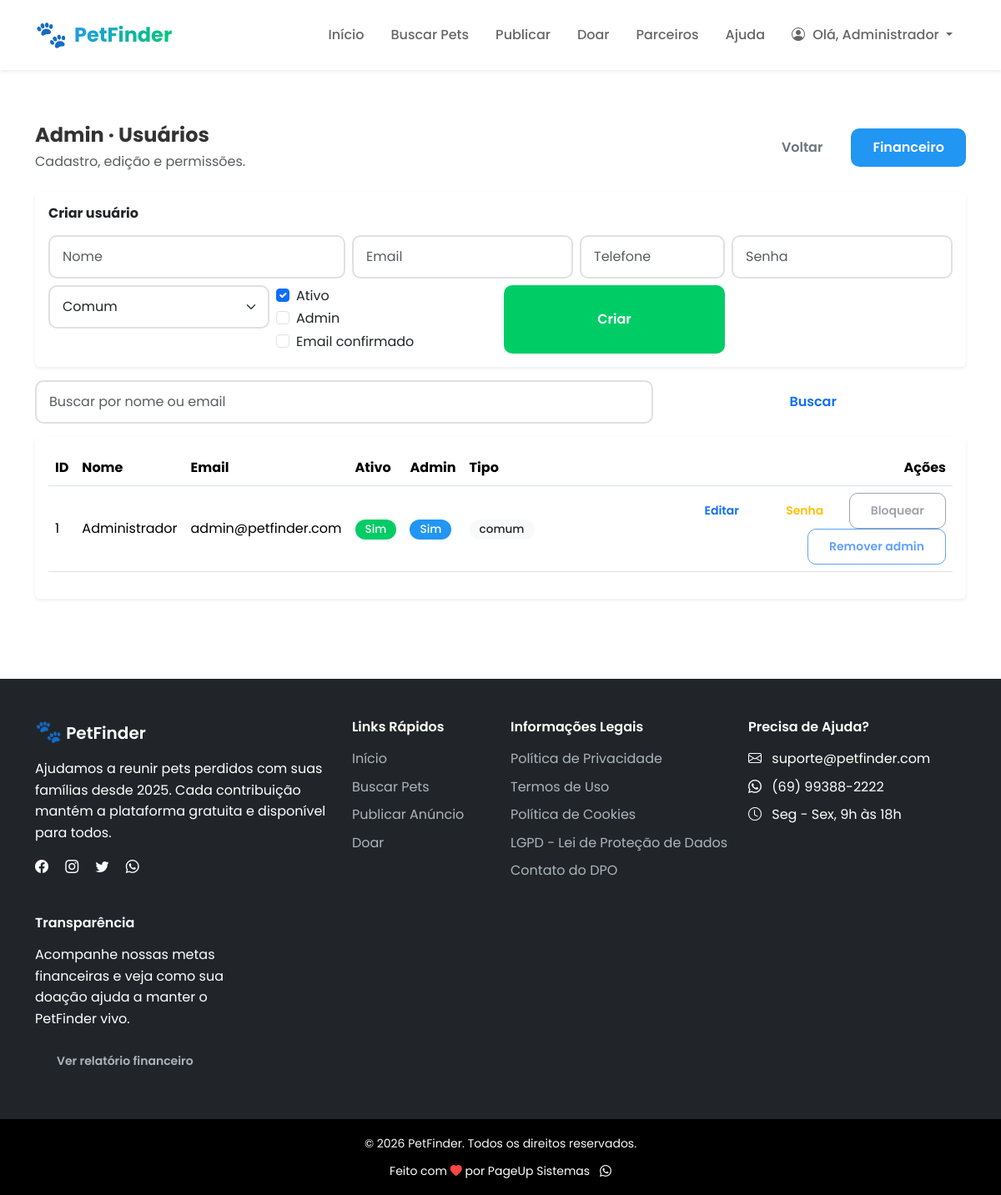
The app's page /admin-usuarios.php (signed in) with its own data.
### tables this page shows
CREATE TABLE `usuarios` (
  `id` int(11) NOT NULL AUTO_INCREMENT,
  `nome` varchar(100) NOT NULL,
  `email` varchar(100) NOT NULL,
  `telefone` varchar(20) NOT NULL,
  `senha` varchar(255) NOT NULL,
  `foto_perfil` varchar(255) DEFAULT NULL,
  `cidade` varchar(100) DEFAULT NULL,
  `estado` varchar(2) DEFAULT NULL,
  `tipo_usuario` enum('comum','parceiro') NOT NULL DEFAULT 'comum',
  `notificacoes_email` tinyint(1) DEFAULT 1,
  `email_confirmado` tinyint(1) DEFAULT 0,
  `token_confirmacao` varchar(64) DEFAULT NULL,
  `token_recuperacao` varchar(64) DEFAULT NULL,
  `token_expira` datetime DEFAULT NULL,
  `tentativas_login` tinyint(4) DEFAULT 0,
  `bloqueado_ate` datetime DEFAULT NULL,
  `data_cadastro` timestamp NOT NULL DEFAULT CURRENT_TIMESTAMP,
  `ultimo_acesso` timestamp NULL DEFAULT NULL,
  `ativo` tinyint(1) DEFAULT 1,
  `is_admin` tinyint(1) DEFAULT 0,
  PRIMARY KEY (`id`),
  UNIQUE KEY `email` (`email`),
  KEY `idx_cidade` (`cidade`),
  KEY `idx_ativo` (`ativo`),
  KEY `idx_email_confirmado` (`email_confirmado`)
);

### admin-usuarios.php (called while the page is built)
<?php
require_once __DIR__ . '/config.php';
require_once __DIR__ . '/views/admin-usuarios.php';

### models/Usuario.php (called while the page is built, shortened)
<?php
class Usuario
{
    protected $db;
    public function __construct($db = null)
    {
        $this->db = $db ?: getDB();
    }
    public function findAll(int $limit = 50, int $offset = 0, ?string $search = null): array
    {
        $search = $search !== null ? trim($search) : null;
        $params = [];
        $sql = 'SELECT * FROM usuarios';
        $sql .= ' ORDER BY data_cadastro DESC LIMIT ? OFFSET ?';
        $params[] = $limit;
        $params[] = $offset;
        return $this->db->fetchAll($sql, $params);
    }
    public function countAll(?string $search = null): int
    {
        $search = $search !== null ? trim($search) : null;
        $row = $this->db->fetchOne('SELECT COUNT(*) AS total FROM usuarios');
        return (int)($row['total'] ?? 0);
    }
}

### includes/functions.php (called while the page is built, shortened)
<?php
function sanitize($data) {
    return htmlspecialchars(trim($data), ENT_QUOTES, 'UTF-8');
}
function getUserId() {
    return $_SESSION['user_id'] ?? null;
}
?>

### config.php (called while the page is built, shortened)
<?php
spl_autoload_register(function ($class) {
    $paths = [
        BASE_PATH . '/models/' . $class . '.php',
        BASE_PATH . '/controllers/' . $class . '.php',
    ];
    foreach ($paths as $path) {
        if (file_exists($path)) {
            return;
        }
    }
});
require_once BASE_PATH . '/includes/functions.php';
require_once BASE_PATH . '/includes/db.php';
?>

### includes/db.php (called while the page is built, shortened)
<?php
class Database {
    private static $instance = null;
    private $conn;
    private function __construct() {
        try {
            $dsn = "mysql:host=" . DB_HOST . ";dbname=" . DB_NAME . ";charset=" . DB_CHARSET;
            $options = [
                PDO::ATTR_ERRMODE => PDO::ERRMODE_EXCEPTION,
                PDO::ATTR_DEFAULT_FETCH_MODE => PDO::FETCH_ASSOC,
                PDO::ATTR_EMULATE_PREPARES => false,
                PDO::MYSQL_ATTR_INIT_COMMAND => "SET NAMES " . DB_CHARSET,
                PDO::ATTR_PERSISTENT => true
            ];
            $this->conn = new PDO($dsn, DB_USER, DB_PASS, $options);
        } catch (PDOException $e) {
            error_log("Erro de conexão: " . $e->getMessage());
            die("Erro ao conectar com o banco de dados. Tente novamente mais tarde.");
        }
    }
    public static function getInstance() {
        if (self::$instance === null) {
            self::$instance = new self();
        }
        return self::$instance;
    }
    public function query($sql, $params = []) {
        try {
            $stmt = $this->conn->prepare($sql);
            $stmt->execute($params);
            return $stmt;
        } catch (PDOException $e) {
            error_log("Erro na query: " . $e->getMessage());
            throw $e;
        }
    }
    public function fetchAll($sql, $params = []) {
        $stmt = $this->query($sql, $params);
        return $stmt->fetchAll();
    }
}
function getDB() {
    return Database::getInstance();
}
?>

### views/admin-usuarios.php (the view, shortened to what this page needs)
<?php
require_once __DIR__ . '/../config.php';
$usuarioModel = new Usuario();
$search = isset($_GET['q']) ? trim((string)$_GET['q']) : '';
$currentUserId = (int)(getUserId() ?? 0);
$pagina = isset($_GET['pagina']) ? (int)$_GET['pagina'] : 1;
$pagina = max(1, $pagina);
$limite = 20;
$offset = ($pagina - 1) * $limite;
$usuarios = $usuarioModel->findAll($limite, $offset, $search);
include __DIR__ . '/../includes/header.php';
?>
<div class="container py-5">
    <div class="d-flex justify-content-between align-items-center flex-wrap gap-3 mb-4">
        <div>
            <h1 class="h4 fw-bold mb-1">Admin · Usuários</h1>
            <p class="text-muted mb-0">Cadastro, edição e permissões.</p>
        </div>
        <div class="d-flex gap-2">
            <a href="<?php echo BASE_URL; ?>/admin" class="btn btn-outline-secondary">Voltar</a>
            <a href="<?php echo BASE_URL; ?>/admin/financeiro" class="btn btn-primary">Financeiro</a>
        </div>
    </div>
    <div class="card shadow-sm border-0 mb-3">
        <div class="card-body">
            <h2 class="h6 fw-bold mb-3">Criar usuário</h2>
            <form method="POST" action="" class="row g-2">
                <div class="col-md-4">
                    <input type="text" name="nome" class="form-control" placeholder="Nome" required>
                </div>
                <div class="col-md-3">
                    <input type="email" name="email" class="form-control" placeholder="Email" required>
                </div>
                <div class="col-md-2">
                    <input type="text" name="telefone" class="form-control" placeholder="Telefone" required>
                </div>
                <div class="col-md-3">
                    <input type="password" name="senha" class="form-control" placeholder="Senha" required>
                </div>
                <div class="col-md-3">
                    <select name="tipo_usuario" class="form-select">
                        <option value="comum">Comum</option>
                    </select>
                </div>
                <div class="col-md-3">
                    <div class="form-check">
                        <input class="form-check-input" type="checkbox" name="ativo" id="create_ativo" checked>
                        <label class="form-check-label" for="create_ativo">Ativo</label>
                    </div>
                    <div class="form-check">
                        <input class="form-check-input" type="checkbox" name="is_admin" id="create_admin">
                        <label class="form-check-label" for="create_admin">Admin</label>
                    </div>
                    <div class="form-check">
                        <input class="form-check-input" type="checkbox" name="email_confirmado" id="create_email_confirmado">
                        <label class="form-check-label" for="create_email_confirmado">Email confirmado</label>
                    </div>
                </div>
                <div class="col-md-3 d-grid">
                    <button class="btn btn-success" type="submit">Criar</button>
                </div>
            </form>
        </div>
    </div>
    <form method="GET" action="" class="row g-2 mb-3">
        <div class="col-md-8">
            <input type="text" name="q" class="form-control" placeholder="Buscar por nome ou email" value="<?php echo sanitize($search); ?>">
        </div>
        <div class="col-md-4 d-grid">
            <button class="btn btn-outline-primary" type="submit">Buscar</button>
        </div>
    </form>
    <div class="card shadow-sm border-0">
        <div class="card-body">
            <?php if (empty($usuarios)): ?>
                <p class="text-muted mb-0">Nenhum usuário encontrado.</p>
            <?php else: ?>
                <div class="table-responsive">
                    <table class="table align-middle">
                        <thead>
                            <tr>
                                <th>ID</th>
                                <th>Nome</th>
                                <th>Email</th>
                                <th>Ativo</th>
                                <th>Admin</th>
                                <th>Tipo</th>
                                <th class="text-end">Ações</th>
                            </tr>
                        </thead>
                        <tbody>
                            <?php foreach ($usuarios as $u): ?>
                                <tr>
                                    <td><?php echo (int)$u['id']; ?></td>
                                    <td><?php echo sanitize($u['nome'] ?? ''); ?></td>
                                    <td><?php echo sanitize($u['email'] ?? ''); ?></td>
                                    <td>
                                        <span class="badge <?php echo !empty($u['ativo']) ? 'bg-success' : 'bg-secondary'; ?>">
                                            <?php echo !empty($u['ativo']) ? 'Sim' : 'Não'; ?>
                                        </span>
                                    </td>
                                    <td>
                                        <span class="badge <?php echo !empty($u['is_admin']) ? 'bg-primary' : 'bg-light text-dark'; ?>">
                                            <?php echo !empty($u['is_admin']) ? 'Sim' : 'Não'; ?>
                                        </span>
                                    </td>
                                    <td>
                                        <span class="badge bg-light text-dark"><?php echo sanitize($u['tipo_usuario'] ?? ''); ?></span>
                                    </td>
                                    <td class="text-end">
                                        <button class="btn btn-sm btn-outline-primary" type="button" data-bs-toggle="modal" data-bs-target="#modalEditUser<?php echo (int)$u['id']; ?>">
                                            Editar
                                        </button>
                                        <button class="btn btn-sm btn-outline-warning" type="button" data-bs-toggle="modal" data-bs-target="#modalResetPass<?php echo (int)$u['id']; ?>">
                                            Senha
                                        </button>
                                        <form method="POST" action="" class="d-inline">
                                            <button class="btn btn-sm btn-outline-secondary" type="submit" <?php echo ((int)$u['id'] === $currentUserId) ? 'disabled' : ''; ?>>
                                                <?php echo !empty($u['ativo']) ? 'Bloquear' : 'Ativar'; ?>
                                            </button>
                                        </form>
                                        <form method="POST" action="" class="d-inline">
                                            <button class="btn btn-sm btn-outline-primary" type="submit" <?php echo ((int)$u['id'] === $currentUserId) ? 'disabled' : ''; ?>>
                                                <?php echo !empty($u['is_admin']) ? 'Remover admin' : 'Tornar admin'; ?>
                                            </button>
                                        </form>
                                    </td>
                                </tr>
                            <?php endforeach; ?>
                        </tbody>
                    </table>
                </div>
            <?php endif; ?>
        </div>
    </div>
</div>
<?php include __DIR__ . '/../includes/footer.php'; ?>

### assets/css/style.css (style rules this page uses)
:root { --primary: #2196F3; --primary-dark: #1976D2; --success: #00CC66; --success-dark: #00994D; --danger: #FF4444; --danger-dark: #CC0000; --warning: #FF9800; --info: #00BCD4; --dark: #333333; --gray: #666666; --light-gray: #999999; --border: #E0E0E0; --bg-light: #F5F5F5; --font-main: 'Poppins', 'Segoe UI', sans-serif; --font-size-base: 16px; --spacing-xs: 8px; --spacing-sm: 16px; --spacing-md: 24px; --spacing-lg: 32px; --spacing-xl: 48px; --radius-sm: 5px; --radius-md: 10px; --radius-lg: 15px; --radius-xl: 20px; --shadow-sm: 0 2px 4px rgba(0,0,0,0.1); --shadow-md: 0 4px 12px rgba(0,0,0,0.1); --shadow-lg: 0 8px 24px rgba(0,0,0,0.15); --transition-fast: 0.2s ease; --transition-normal: 0.3s ease; --transition-slow: 0.5s ease; }
* { margin: 0; padding: 0; box-sizing: border-box; }
html { scroll-behavior: smooth; }
body { font-family: var(--font-main); font-size: var(--font-size-base); color: var(--dark); line-height: 1.6; background: white; min-height: 100vh; display: flex; flex-direction: column; }
.btn { border-radius: var(--radius-md); padding: 10px 25px; font-weight: 600; transition: all var(--transition-fast); border: 1px solid transparent; }
.btn-primary { background: var(--primary); color: white; }
.btn-success { background: var(--success); color: white; }
.form-control, .form-select { border: 2px solid var(--border); border-radius: var(--radius-md); padding: 12px 15px; transition: all var(--transition-fast); }
.badge { padding: 5px 12px; border-radius: 15px; font-weight: 500; font-size: 0.85em; }
.bg-primary { background: var(--primary) !important; }
.bg-success { background: var(--success) !important; }
.shadow-sm { box-shadow: var(--shadow-sm); }

### records on screen
usuarios: id "1", nome "Administrador", email "admin@petfinder.com", ativo "Sim", is_admin "Sim", tipo_usuario "comum"

### other values on screen
$userFirstName "Administrador"
